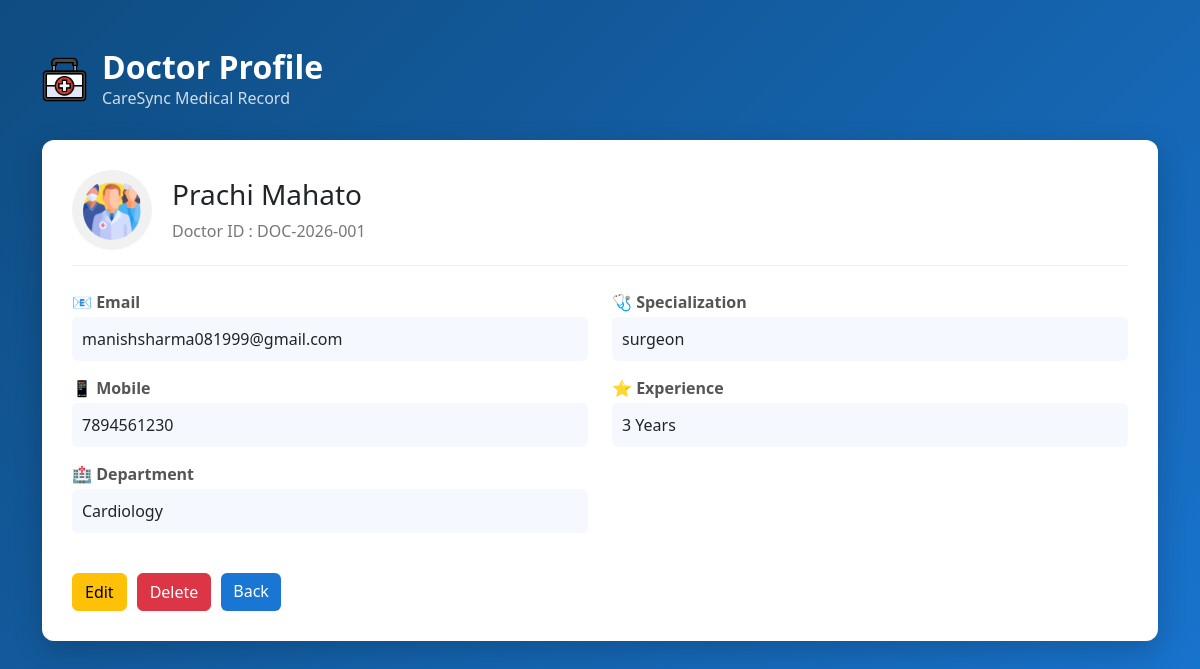
/Admin/view_doctor.php?id=DOC-2026-001, run on an earlier commit of the app's database.
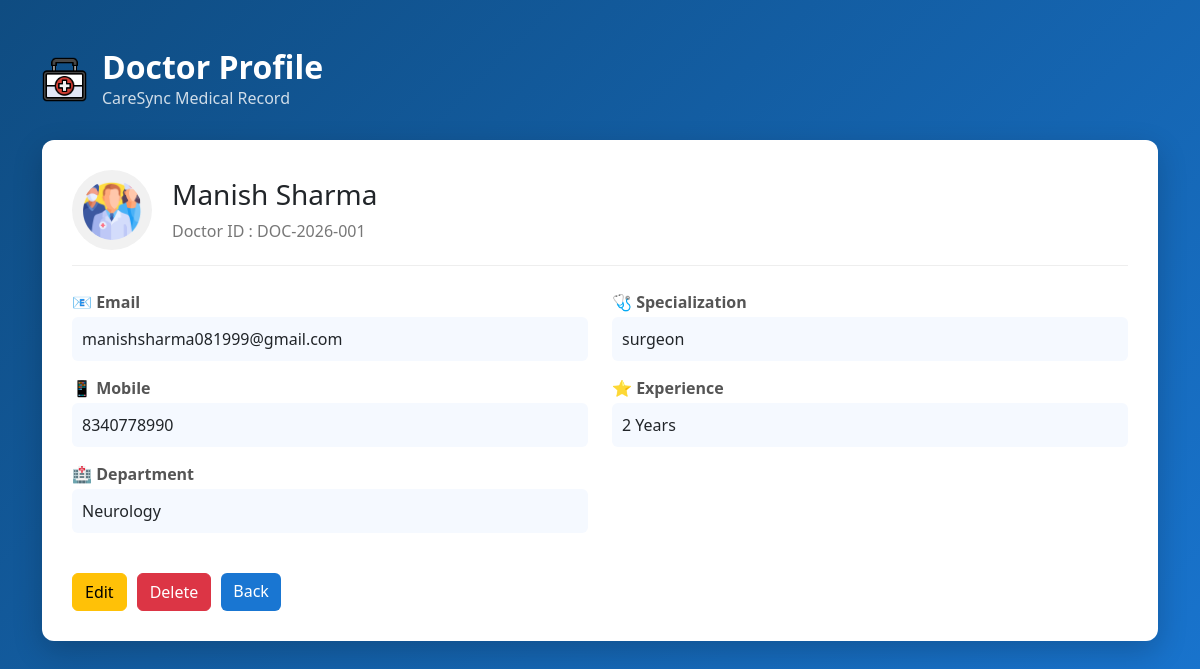
And on a later commit of the database.
### tables this page shows
CREATE TABLE `doctors` (
  `id` int(11) NOT NULL,
  `doctor_code` varchar(20) DEFAULT NULL,
  `full_name` varchar(100) NOT NULL,
  `department` varchar(50) NOT NULL,
  `specialization` varchar(100) DEFAULT NULL,
  `experience` int(11) DEFAULT 0,
  `contact` varchar(15) DEFAULT NULL,
  `email` varchar(100) NOT NULL,
  `password` varchar(255) NOT NULL,
  `created_at` timestamp NOT NULL DEFAULT current_timestamp()
);

### Admin/view_doctor.php (the view, shortened to what this page needs)
<!DOCTYPE html>
<html lang="en">
<head>
    <link rel="stylesheet" href="../Bootstrap/bootstrap.min.css">
    <link rel="stylesheet" href="../styles/view_doctor.css">
</head>
<body>
    <div class="container py-5">
        <div class="header-section">
            <img src="../icons/doctor.png" width="45">
            <div>
                <h2>Doctor Profile</h2>
                <p>CareSync Medical Record</p>
            </div>
        </div>
        <?php
        require_once '../dbconnect.php';
          $id = $_GET['id'];
        $qry = "SELECT * FROM doctors WHERE doctor_code = ?";
        $stmt = $conn->prepare($qry);
        $stmt->bind_param("i", $id);
        $stmt->execute();
        $result = $stmt->get_result();
        if ($result->num_rows > 0) {
            $data = $result->fetch_assoc();
            ?>
            <div class="doctor-card">
                <div class="doctor-top">
                    <div class="avatar">
                        <img src="../icons/medical-team.png">
                    </div>
                    <div class="doctor-name">
                        <h3>
                            <?php echo $data['full_name']; ?>
                        </h3>
                        <p>Doctor ID :
                            <?php echo $id; ?>
                        </p>
                    </div>
                </div>
                <div class="row mt-4">
                    <div class="col-md-6">
                        <div class="info">
                            <span>📧 Email</span>
                            <p>
                                <?php echo $data['email']; ?>
                            </p>
                        </div>
                        <div class="info">
                            <span>📱 Mobile</span>
                            <p>
                                <?php echo $data['contact']; ?>
                            </p>
                        </div>
                        <div class="info">
                            <span>🏥 Department</span>
                            <p>
                                <?php echo $data['department']; ?>
                            </p>
                        </div>
                    </div>
                    <div class="col-md-6">
                        <div class="info">
                            <span>🩺 Specialization</span>
                            <p>
                                <?php echo $data['specialization']; ?>
                            </p>
                        </div>
                        <div class="info">
                            <span>⭐ Experience</span>
                            <p>
                                <?php echo $data['experience']; ?> Years
                            </p>
                        </div>
                </div>
                </div>
                <div class="btn-area">
                    <a href="edit_doctor.php?id=<?php echo $id ?>" class="btn btn-warning">Edit</a>
                    <a href="delete_doctor.php?id=<?php echo $id ?>" class="btn btn-danger"
                        onclick="return confirm('Are you sure you want to delete this doctor?')">
                        Delete
                 </a>
                    <a href="manage_doctor.php" class="btn btn-primary">Back</a>
                </div>
           </div>
            <?php
        } else {
            echo "<h3 class='text-white text-center'>Invalid Doctor ID</h3>";
        }
        ?>
    </div>
</body>
</html>

What changed in the data, as far as the page shows it:
changed doctors "manishsharma081999@gmail.com": full_name "Prachi Mahato" → "Manish Sharma"; contact "7894561230" → "8340778990"; department "Cardiology" → "Neurology"; experience "3" → "2"
